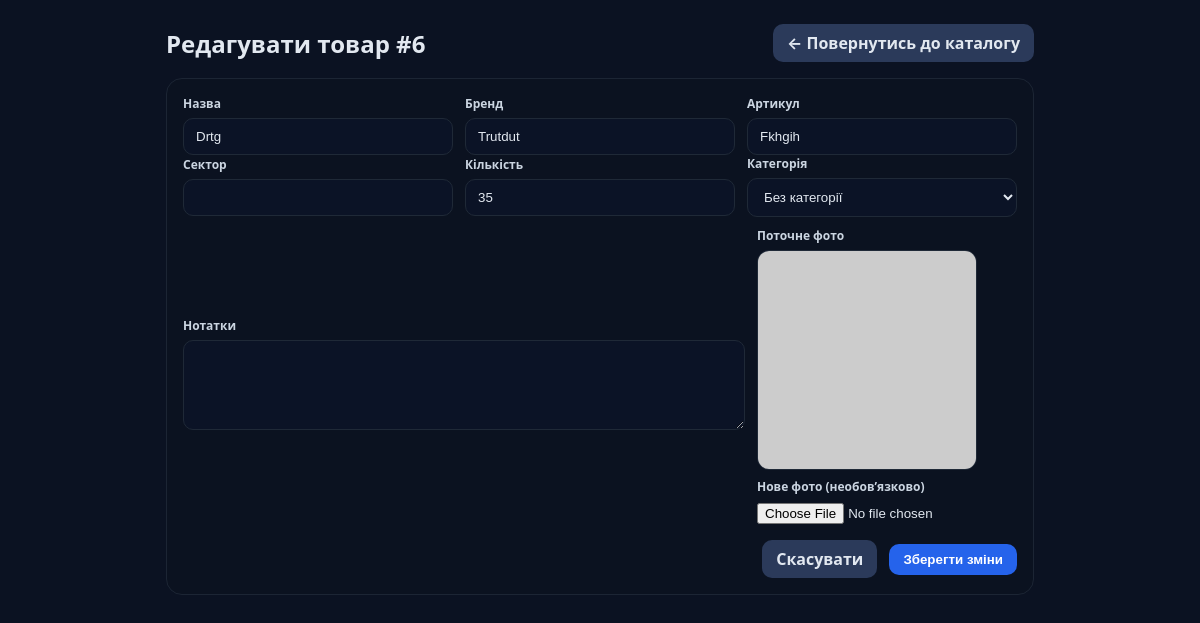
The page /pages/edit_item.php?id=6 (signed in) on the database as committed earlier.
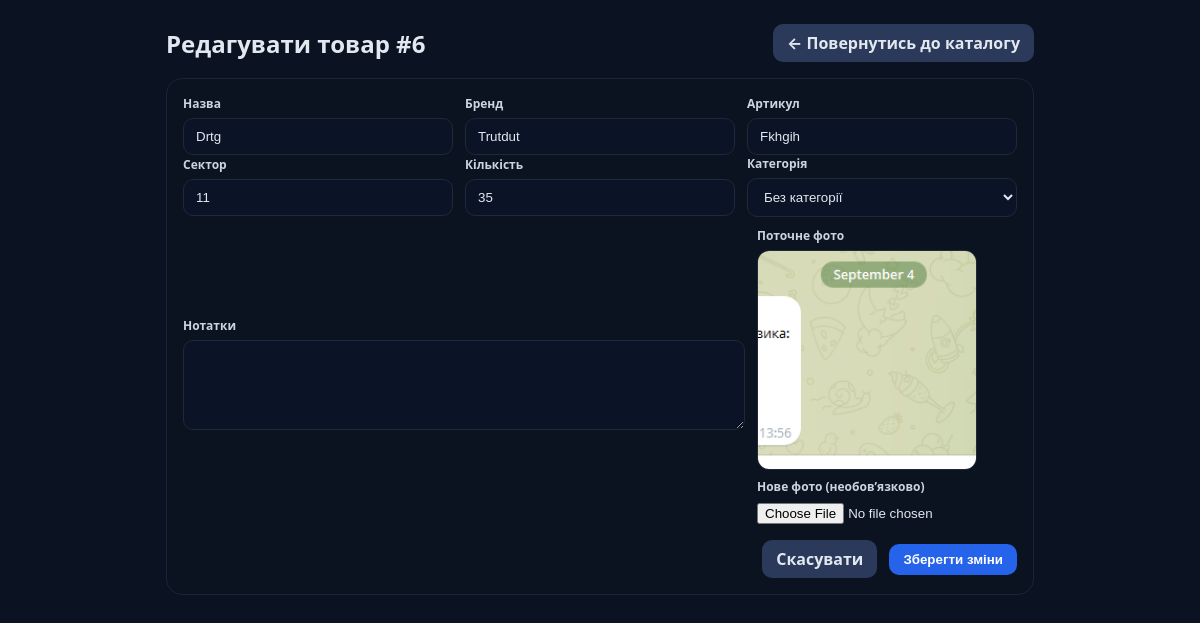
The same page on the database as committed later.
### tables this page shows
CREATE TABLE items (
        id INTEGER PRIMARY KEY AUTOINCREMENT,
        name TEXT NOT NULL,
        brand TEXT,
        sku TEXT,
        sector TEXT,
        notes TEXT,
        qty INTEGER NOT NULL DEFAULT 0,
        photo TEXT, -- шлях до файлу у /uploads/items
        created_at TEXT DEFAULT CURRENT_TIMESTAMP
    , deleted_at TEXT DEFAULT NULL, category_id INTEGER DEFAULT NULL);

### pages/edit_item.php (the view, shortened to what this page needs)
<?php
$db = db();
$id = (int)($_GET['id'] ?? 0);
$st = $db->prepare("SELECT * FROM items WHERE id = :id LIMIT 1");
$st->execute([':id'=>$id]);
$item = $st->fetch();
?>
<!doctype html>
<html lang="uk">
<head>
  <link rel="stylesheet" href="/assets/css/style.css?v=2">
  <link rel="stylesheet" href="/assets/css/theme.css?v=102">
</head>
<body>
  <div class="wrap">
    <div class="toolbar">
      <h2>Редагувати товар #<?= (int)$item['id'] ?></h2>
      <a class="btn secondary" href="/dashboard.php?open=inventory">← Повернутись до каталогу</a>
    </div>
    <form class="card" method="post" action="/logic/edit_item_logic.php" enctype="multipart/form-data">
      <div class="row">
        <div class="col">
          <label>Назва</label>
          <input type="text" name="name" value="<?= htmlspecialchars($item['name']) ?>" required>
        </div>
        <div class="col">
          <label>Бренд</label>
          <input type="text" name="brand" value="<?= htmlspecialchars($item['brand'] ?? '') ?>">
        </div>
        <div class="col">
          <label>Артикул</label>
          <input type="text" name="sku" value="<?= htmlspecialchars($item['sku'] ?? '') ?>">
        </div>
      </div>
      <div class="row">
        <div class="col">
          <label>Сектор</label>
          <input type="text" name="sector" value="<?= htmlspecialchars($item['sector'] ?? '') ?>">
        </div>
        <div class="col">
          <label>Кількість</label>
          <input type="number" name="qty" min="0" value="<?= (int)$item['qty'] ?>">
        </div>
        <div class="col">
          <label>Категорія</label>
          <select name="category_id">
            <option value="">Без категорії</option>
          </select>
        </div>
      </div>
      <div class="row" style="margin-top:10px">
        <div class="col">
          <label>Нотатки</label>
          <textarea name="notes"><?= htmlspecialchars($item['notes'] ?? '') ?></textarea>
        </div>
        <div class="col" style="max-width:260px">
          <label>Поточне фото</label>
          <div class="preview">
            <?php if (!empty($item['photo'])): ?>
              <img src="<?= htmlspecialchars($item['photo']) ?>" alt="Фото">
            <?php else: ?>
              <img src="https://placehold.co/400x400?text=No+Photo" alt="Фото">
            <?php endif; ?>
          </div>
          <div style="margin-top:8px">
            <label>Нове фото (необов’язково)</label>
            <input type="file" name="photo" accept="image/*">
          </div>
        </div>
      </div>
      <div class="row" style="margin-top:16px;justify-content:flex-end">
        <a class="btn secondary" href="/dashboard.php?open=inventory">Скасувати</a>
        <button class="btn primary" type="submit">Зберегти зміни</button>
      </div>
    </form>
  </div>
</body>
</html>

Rows that differ between the two databases and show on the page:
changed items "Drtg": sector (not shown) → "11"; photo: picture added
